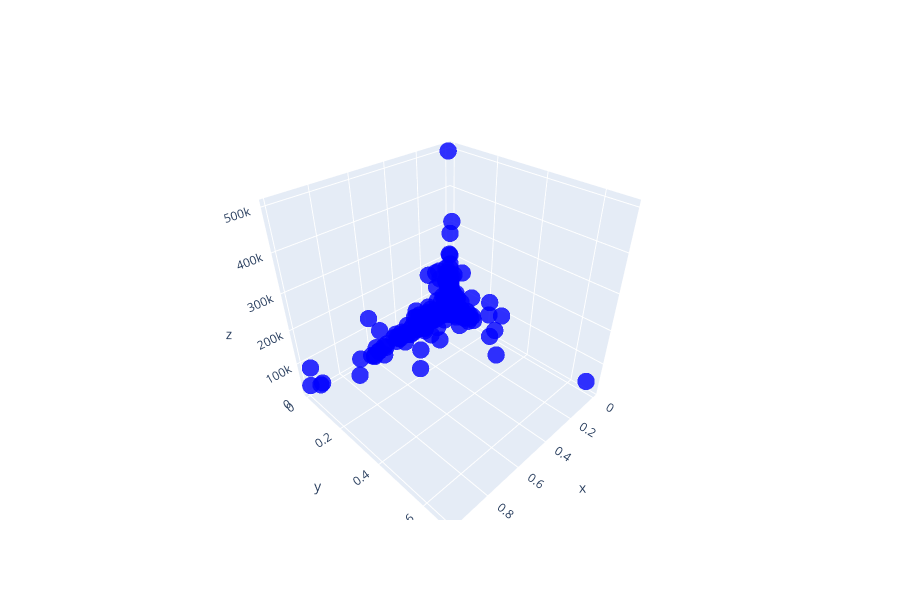

Source (notebook cell):
### Code cell
# plot the data in 3D

nEvents = 500
if nEvents > df.shape[0]: 
    nEvents = df.shape[0]

Phi = df.iloc[0:nEvents,[2,6]]

y = df.iloc[0:nEvents, -1]

plot_3D(Phi,y)

### Figure 1 — Plotly figure (JSON) as saved in the notebook; plotly's stock layout.template omitted (floating-point values rounded to 4 significant figures; data arrays with more than 128 entries replaced by an {"elided": "..."} marker saying what was removed)
{"data": [{"marker": {"color": "blue", "opacity": 0.8, "size": 6}, "mode": "markers", "type": "scatter3d", "x": {"elided": "500 float values"}, "y": {"elided": "500 float values"}, "z": {"elided": "500 int values"}}], "layout": {"height": 600, "scene": {"aspectmode": "manual", "aspectratio": {"x": 1, "y": 1, "z": 1}}, "width": 900}}
